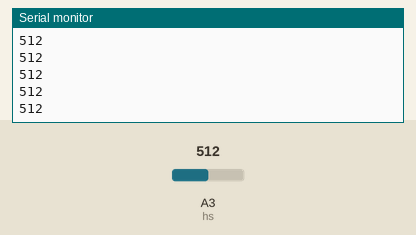
The sketch below on a simulated Arduino Uno, built with avr-gcc and run on an emulated ATmega328P. On the bench: the last lines printed to the serial monitor. Inputs (shaded band) come from the test bench; at power-on: A3 (hs) = 512.

Above: at 1.2 s.
1.3 s: A3 (hs) set to 716
At 2.0 s:
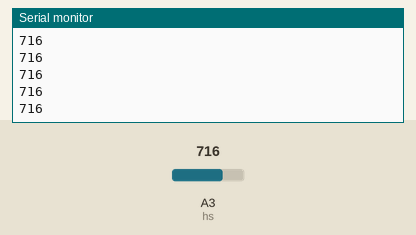
2.8 s: A3 (hs) set to 900
At 3.9 s:
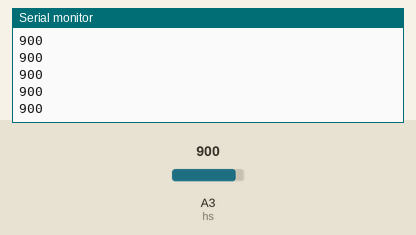
Timing chart, 0 to 5.8 s (numbered marks = the images above; inputs shaded):
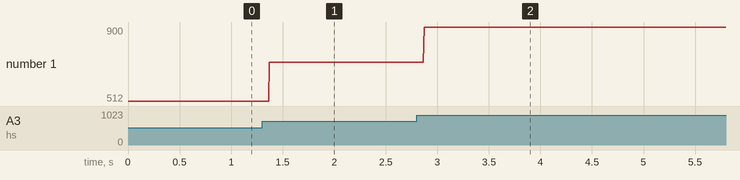

The sketch:

Hall_Effect_Sensor.ino
```cpp
int hs=3;
void setup() {
  // put your setup code here, to run once:
pinMode(hs, INPUT);
Serial.begin(9600);
}

void loop() {
  // put your main code here, to run repeatedly:
int sensor=analogRead(hs);
Serial.println(sensor);
}
```

Measured:
- after the input at 1.3 s, the serial monitor: prints a new line after 0.07 s (image 1)
- after the input at 2.8 s, the serial monitor: prints a new line after 0.07 s (image 2)
- plotted number 1: 512 → 716 after the input at 1.3 s, 716 → 900 after the input at 2.8 s
